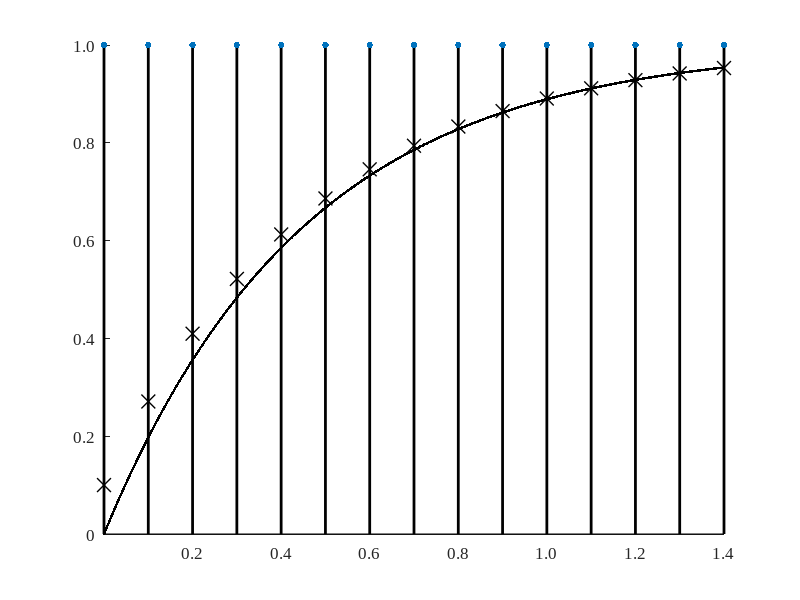

MATLAB code for this plot:
% 功能：
%   文件名称: ch2_fig25.m
%   matlab绘图模板 | 2D绘图模板1
% 核心变量：
%   name: comment
% 备注：
%

%% 初始化环境?
close all;
clear;
clc;

%% 设置图片保存信息 %%
% 设置图片保存文件夹路径
figSaveFold = "C:/F/课程/数字信号处理教材编撰/2021/模板/ch2";
% 设置图片保存名
figSaveName = "ch2_fig25.svg";
% 图片保存完整路径
figSavePath = sprintf("%s/%s",figSaveFold,figSaveName);
% 设置图片显示的名称?
figName = "ch2_fig25";

%% 设置数据 %%
%% 设置纵轴 | 一般是实际数据(因变量)
% 纵轴数据
yData = [1,1,1,1,1,1,1,1,1,1,1,1,1,1,1];
% 纵轴单位
%yLabel = "幅度";
% 纵轴刻度 | 数字矢量
yTick = 0:0.2:1.2;
% 纵轴刻度文本 | cell数组,里面是char数组
yTickLabel = {'0','0.2','0.4','0.6','0.8','1.0',' '};

Attribute_Set = {'LineWidth',1.5};        % 箭头属性及其取值，设置箭头宽度为1.5
 
%% 设置横轴 | 一般是自变量(自变量)
% 横轴数据
xData =[0,0.1,0.2,0.3,0.4,0.5,0.6,0.7,0.8,0.9,1,1.1,1.2,1.3,1.4];
% 横轴单位
%xLabel = "T";
% 横轴刻度
xTick = 0.2:0.2:1.4;
% 横轴刻度文本
xTickLabel = {'0.2','0.4','0.6','0.8','1.0','1.2','1.4'};

%% 绘图 %%

% 创建一个fig对象
fig = figure("Name",figName);
% 统黑线、上箭头、线宽为1
stem(xData,yData,'filled','Color','k','Marker','.','markersize',15,'LineWidth',2);
hold on
yData1 = 0.1;
for i=0:1:27
    yData1 = 0.1+0.9*yData1;
    yData_1(i+1) = yData1;
end
yData_11(1) = 0.1;
for i = 1:1:14
    yData_11(i+1) = yData_1(2*i);
end
x1 = scatter(xData,yData_11,100,'k');
set(x1,'Marker','x','LineWidth',1);
xData_2 = 0:0.001:1.4;
yData_2 = 1-exp(-2.2*xData_2);
plot(xData_2,yData_2,'Color','k','Marker','.','LineWidth',0.5);
%scatter();
% 设置纵轴
%ylabel(yLabel,'FontSize',12,'FontWeight','bold','Color','k')
% 设置横轴
%xlabel(xLabel,'FontSize',12,'FontWeight','bold','Color','k')
box off


%% 配置图片 %%
%% 设置纵轴
% 设置yLabel
% 设置yTick
%set(gca,'YTick',yTick);
% 设置yTickLabel
set(gca,'YTickLabel',yTickLabel);
% 设置y轴在0处?
set(gca,'YAxisLocation','origin')

%% 设置横轴
% 设置xLabel
% 设置xTick
set(gca,'XTick',xTick);
% 设置xTickLabel
set(gca,'XTickLabel',xTickLabel);
% 设置x轴在0处?
set(gca,'XAxisLocation','origin')

%% 设置整体图片
% 设置图片的大小 | 宽为400像素,高位3000像素,图片左下角坐标(100,100)
set(fig,'Units','pixels','Position',[100 100 400 300]);
% 先把汉字设置为宋体?
set(gca,'FontName','宋体')
% 设置字体为Times New Roman
set(gca,'FontName','Times New Roman','FontSize',12);


%% 保存 %%
saveas(fig,figSavePath,'svg');